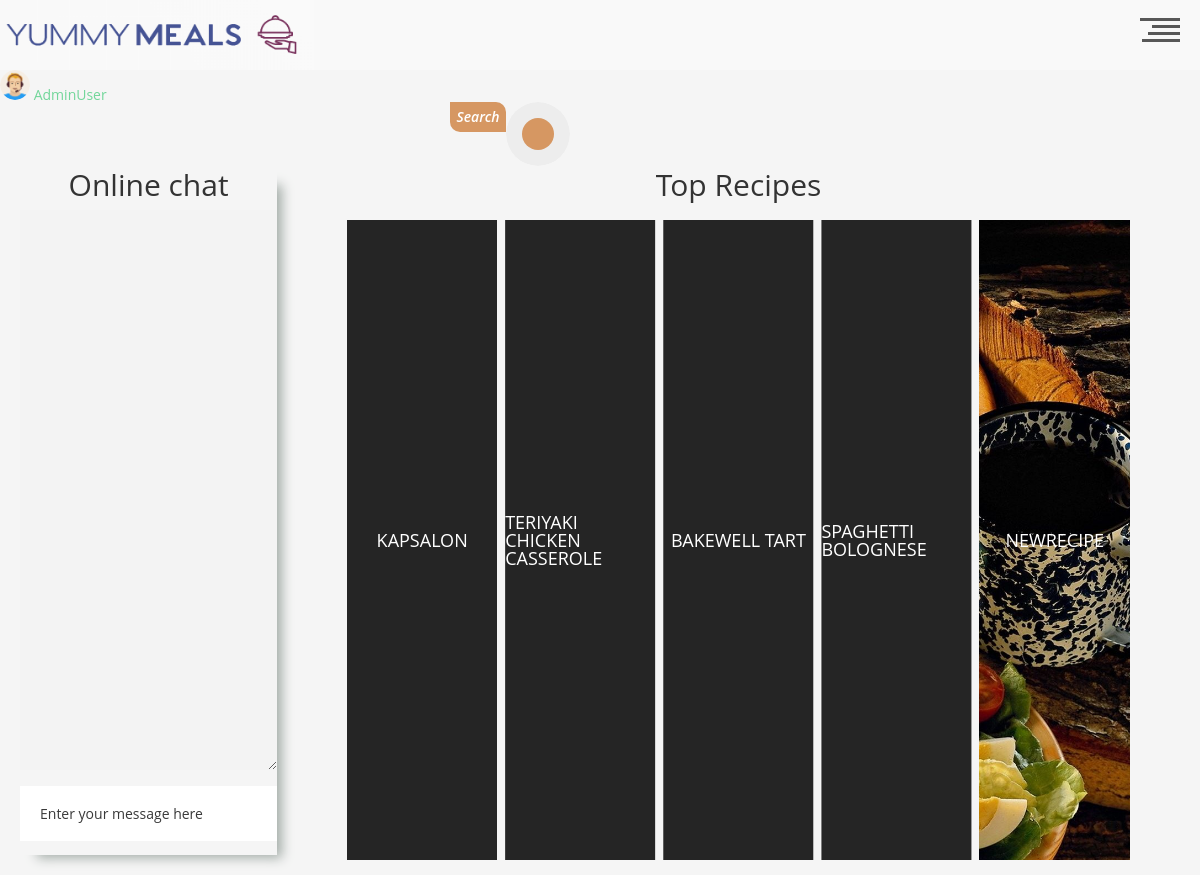
Screenshot of / (signed in) with the database file from the repository.
### app/users/models.py (models this page shows, shortened)
class User(db.Model, UserMixin):
    id = db.Column(db.Integer, primary_key=True)
    username = db.Column(db.String(20), unique=True, nullable=False)
    email = db.Column(db.String(120), unique=True, nullable=False)
    image_file = db.Column(
        db.String(20), nullable=False, default='default.jpg')
    password = db.Column(db.String(60), nullable=False)
    comment = db.relationship('UserComments', backref='author', lazy=True)
    is_admin = db.Column(db.Boolean, default=False)

### app/meals/models.py (models this page shows, shortened)
class Meal(db.Model):
    __tablename__ = 'meal'
    id = Column(Integer, primary_key=True)
    name = Column(String)
    category_id = Column(Integer, ForeignKey('category.id'))
    area_id = Column(Integer, ForeignKey('area.id'))
    author_id = Column(Integer, ForeignKey('user.id'), default=1)
    instructions = Column(String)
    img_link = Column(String, default='default.jpg')
    tags = Column(String)
    video_link = Column(String)
    date_posted = Column(db.DateTime, nullable=False, default=datetime.utcnow)
    area = relationship("Area")
    category = relationship("Category")
    user = relationship("User")

### app/index/routes.py (the view)
@index_bp.route('/')
def index():
    mydict = {}
    for record in User_Favorite.query.all():
        mydict[record.meal_id] = len(User_Favorite.query.
                                     filter_by(meal_id=record.meal_id).all())
    res = dict(sorted(mydict.items(), key=itemgetter(1), reverse=True)[:5])
    tops = Meal.query.filter(Meal.id.in_(list(res.keys()))).all()
    tops = sorted(tops, key=lambda o: list(res.keys()).index(o.id))
    name = 'Guest'
    if current_user.is_authenticated:
        name =  current_user.username
    room =  'main_room'
    session['name'] = name
    session['room'] = room
    name = session.get('name', '')
    room = session.get('room', '')
    return render_template(
        'index_page.html',
        tops=tops,
        name=name,
        room=room)

### app/users/models.py (called while the page is built)
@login_manager.user_loader
def load_user(user_id):
    return User.query.get(int(user_id))

### app/index/templates/index_page.html (shortened to what this page needs)
{% extends 'base.html' %}
{% block content %}
<link rel="stylesheet" href="{{url_for('index.static',filename='css/index.css') }}">
<link rel="stylesheet" type="text/css" href="{{url_for('index.static',filename='css/emoji/jquery.emojipicker.css') }}">
<div class="main_wrapper" style="display:flex; padding:20px auto;">
<div class='chat_sidebar' style="width:29%; margin-top:100px;">
  <link rel="stylesheet" type="text/css" href="{{url_for('index.static',filename='css/emoji/jquery.emojipicker.a.css') }}">
        <h1 style="font-size:30px;text-align:center;margin-bottom:10px;">Online chat</h1>
        <textarea id="chat" cols="80" rows="40" style="width:100%;" disabled></textarea><br><br>
        {% if current_user.is_authenticated %}
          <input id="text" size="80" placeholder="Enter your message here" style="width:100%; height:55px;"><br><br>
        {% else %}
          <p>Please <a href="{{url_for('users.register')}}">register</a>,or  <a href="{{url_for('users.login')}}">login</a> to leave comment !!</p>
        {% endif %}
</div>
<div class="cont s--inactive" style="width:100%;">
  <h1 style="font-size:30px;text-align:center;margin:20px auto;">Top Recipes</h1>
  <div class="cont__inner">
  {% for rec in range(tops|length)  %}
    <div class="el">
      <div class="el__overflow">
        <div class="el__inner">
          <div class="el__bg" style="background:url('{{tops[rec].img_link}}');background-size: cover"></div>
          <div class="el__preview-cont">
            <h2 class="el__heading">{{tops[rec].name}}</h2>
          </div>
        </div>
      </div>
      <div class="el__index">
        <div class="el__index-front">
        </div>
      </div>
    </div>
  {% endfor %}
  </div>
</div>
</div>
{% endblock content %}

### app/index/templates/base.html (shortened to what this page needs)
<!DOCTYPE html>
<html lang="en">
<head>
    <link rel="stylesheet" href= "{{ url_for('index.static', filename='css/base.css') }}"  />
    <link rel="stylesheet" href="https://stackpath.bootstrapcdn.com/bootstrap/4.5.0/css/bootstrap.min.css">
    <link rel="stylesheet" href="https://cdnjs.cloudflare.com/ajax/libs/font-awesome/4.7.0/css/font-awesome.min.css">
    <link rel="stylesheet" href="https://cdnjs.cloudflare.com/ajax/libs/twitter-bootstrap/3.3.7/css/bootstrap.min.css">
</head>
<body id="page-top">
    {% include 'header.html' %}
<section id="preloader-section">
        <section/>
    <main class="main-content">
    {% block content %}
    {% endblock content %}
    </main>
    {% extends 'footer.html' %}

### app/index/templates/header.html (shortened to what this page needs)
<link rel="stylesheet" href="{{url_for('index.static',filename='css/header.css') }}">
<header>
  <h1><a style="display:flex;" href="/"><img width="314" height="70", src="{{url_for('users.static' ,  filename='profile_pics/Logo2-1.png') }}" ></a></h1>
  <h1> {%if current_user.id%}<img width="30" height="30", src="{{url_for('users.static' ,  filename='profile_pics/'+current_user.image_file) }}" alt="Avatar" class="avatar img-circle">
  	   <a href="/user/user_profile/{{current_user.id}}">{{current_user.username}}{%endif%}</a></h1>
<div class="search-form">
<p class="head_search_txt">Search</p>
 <form  method = 'GET' action="{{url_for('meals.meal_search')}}">
    <button style = "outline:none;" class="head_search_btn" type = 'submit'></button>
  </form>
</div>
  <div id="nav-trigger" role="button">
    <div class="line l-01"></div>
    <div class="line l-02"></div>
    <div class="line l-03"></div>
    <div class="line l-04"></div>
  </div>
</header>

### app/index/templates/footer.html (shortened to what this page needs)
    <footer class="site-footer">
      <div class="container">
        <div class="row">
          <div class="col-sm-12 col-md-6">
            <h6>About</h6>
            <p class="text-justify">Here's our ACA second course final Flask project. <br/>
            Authors: Vlad Harutyunyan, Hayk Sahakyan, <br/> Zhora Karyan and Ruzanna Ordyan<br>
              <a href="{{ url_for('index.presentation') }}">&#10024; Website presentation</a></p>
          </div>
          <div class="col-xs-6 col-md-3">
            <h6>Categories</h6>
            <ul class="footer-links">
                <li><a href="{{ url_for('meals.categories_list') }}">All Categories</a></li>
            </ul>
          </div>
          <div class="col-xs-6 col-md-3">
            <h6>Quick Links</h6>
            <ul class="footer-links">
             {% if  current_user.username %}
                <li><a href="{{ url_for('users.logout') }}">Logout</a></li>
                <li><a href="{{ url_for('users.account_get') }}">Settings</a></li>
                <li><a href="{{ url_for('users.users_profiles' , u_id = current_user.id) }}">My profile</a></li>
                <li><a href="{{ url_for('users.new_recipe_get') }}">New Recipe</a></li>
                <li><a href="{{ url_for('users.support_get') }}">Support</a></li>
                {% else %}
                <li><a href="{{ url_for('users.login') }}">Login</a></li>
                <li><a href="{{ url_for('users.register') }}">Register</a></li>
            {% endif %}
            </ul>
          </div>
        </div>
      </div>
      <div class="container">
        <div class="row">
          <div class="col-md-8 col-sm-6 col-xs-12">
            <p class="copyright-text">Copyright &copy; 2020 All Rights Reserved
            </p>
          </div>
          <div class="col-md-4 col-sm-6 col-xs-12">
            <ul class="social-icons">
              <li><a class="dribbble" href="https://github.com/Vlad-Harutyunyan/YummyMeals"></a></li>
            </ul>
          </div>
        </div>
      </div>
</footer>

### app/index/static/css/base.css (style rules this page uses)
* { margin: 0; padding: 0; outline: none; box-sizing: border-box; }
.main-content { margin-bottom: 200px; z-index: 2; }
body { background-color: #ededed; }
#preloader-section { box-sizing: border-box; margin: 0; padding: 0; }
.site-footer { background-color:#26272b !important; padding:45px 0 20px; font-size:15px; line-height:16px; height: 230px; color:#737373; position: fixed; left: 0; bottom: 0; z-index: 0; width: 100%; }
.site-footer h6 { color:#fff; font-size:16px; text-transform:uppercase; margin-top:5px; letter-spacing:2px }
.site-footer a { color:#737373; }
.footer-links { padding-left:0; list-style:none }
.footer-links li { display:block }
.footer-links a { color:#737373 }
.site-footer .social-icons { text-align:right }
.site-footer .social-icons a { width:40px; height:40px; line-height:40px; margin-left:6px; margin-right:0; border-radius:100%; background-color:#33353d }
.copyright-text { margin:0 }
.social-icons { padding-left:0; margin-bottom:0; list-style:none }
.social-icons li { display:inline-block; margin-bottom:4px }
.social-icons a { background-color:#eceeef; color:#818a91; font-size:16px; display:inline-block; line-height:44px; width:44px; height:44px; text-align:center; margin-right:8px; border-radius:100%; -webkit-transition:all .2s linear; -o-transition:all .2s linear; transition:all .2s linear }

### rows the page displays
User: image_file (picture), username "AdminUser"
Meal: name "KAPSALON"
Meal: name "TERIYAKI CHICKEN CASSEROLE"
Meal: name "BAKEWELL TART"
Meal: name "SPAGHETTI BOLOGNESE"
Meal: img_link (placeholder picture), name "NEWRECIPE"
